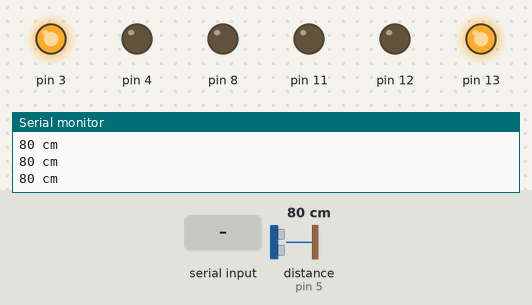
Bench run of a sketch on a simulated Arduino Uno, built with avr-gcc and run on an emulated ATmega328P. Parts: output pins drawn as LEDs (lit = HIGH), the last lines printed to the serial monitor. Wiring (inferred from the names in the program): ultrasonic range finder: trigger pin 2; echo pin 5. The test bench sets the inputs (shaded band); at power-on: distance to the obstacle (sensor on pin 5) 80 cm. The echo pulse lasts 58.3 µs per cm; pins used as bus, display or sensor lines are not drawn.

Above: at 1.2 s.
1.3 s: "jedz" received over the second serial link
At 2.2 s:
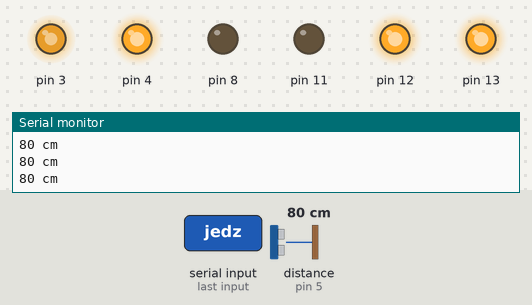
2.8 s: distance to the obstacle (sensor on pin 5) set to 12 cm
5.8 s: distance to the obstacle (sensor on pin 5) set to 9 cm
At 6.5 s:
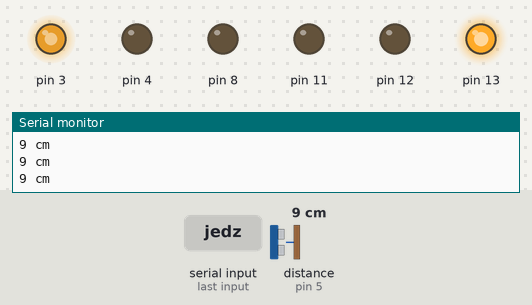
7.3 s: "tyl" received over the second serial link
8.8 s: "prawo" received over the second serial link
10.3 s: "lewo" received over the second serial link
Timing chart, 0 to 12.8 s (numbered marks = the images above; inputs shaded):
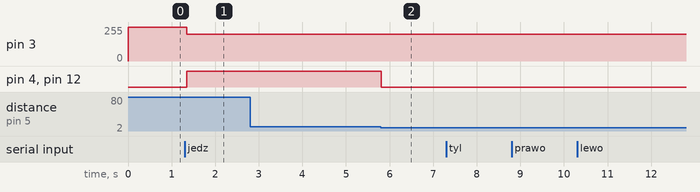

Measured:
- the behaviour switches between 11 and 10 cm on distance to the obstacle (sensor on pin 5) (found by bisection; images 1 and 2)
- after the input at 1.3 s, pin 3: 255/255 → 200/255 after 0.05 s; pin 4, pin 12: LOW → HIGH after 0.05 s
- after the input at 5.8 s, pin 4, pin 12: HIGH → LOW at once

The sketch:

code_arduino.ino
```cpp
#include <SoftwareSerial.h>
SoftwareSerial bluetooth(10, 9);
String state;
#define trig 2
#define echo 5

void setup() {
  bluetooth.begin(9600);
  Serial.begin(9600);
  pinMode(3, OUTPUT);
  digitalWrite(3,HIGH);
  pinMode(13, OUTPUT);
  digitalWrite(13,HIGH);
  pinMode(4, OUTPUT);
  pinMode(8, OUTPUT);
  pinMode(11, OUTPUT);
  pinMode(12, OUTPUT);
  pinMode(trig, OUTPUT); //Pin, do którego podłączymy trig jako wyjście
  pinMode(echo, INPUT); //a echo, jako wejście
}

void loop() {
  while (bluetooth.available()) {
    delay(10);
    char c = bluetooth.read();
    state += c;
  }
long  czas, dist;
 digitalWrite(trig, LOW);
  delayMicroseconds(2);
  digitalWrite(trig, HIGH);
  delayMicroseconds(10);
  digitalWrite(trig, LOW);

  czas = pulseIn(echo, HIGH);
  dist = czas / 58;

  Serial.print(dist);
  Serial.println(" cm");

  if (dist<10) {
      digitalWrite(4, LOW);
        digitalWrite(8, LOW);
      digitalWrite(11, LOW);
      digitalWrite(12, LOW); }

  if (state.length() > 0 ) {
     Serial.println(state);
analogWrite(3, 200);

    //Petla do jazdy do przudu
    if (state == "jedz") {
      analogWrite(3, 200);
      digitalWrite(4, HIGH);
      digitalWrite(8, LOW);
      digitalWrite(11, LOW);
      digitalWrite(12, HIGH);
  }


     if (state == "stop") {
      digitalWrite(4, LOW);
        digitalWrite(8, LOW);
      digitalWrite(11, LOW);
      digitalWrite(12, LOW); }

    //petla do jazdy do tyłu
    if (state == "tyl") {

      digitalWrite(4, LOW);
      digitalWrite(8, HIGH);
      digitalWrite(11,HIGH);
      digitalWrite(12, LOW); }

   if (state == "prawo") {
    digitalWrite(4, HIGH);
      digitalWrite(8, LOW);
      digitalWrite(11, HIGH);
      digitalWrite(12, LOW); }

   if(state == "lewo"){
    digitalWrite(4, LOW);
      digitalWrite(8, HIGH);
      digitalWrite(11, LOW);
      digitalWrite(12, HIGH); }

   state = "";   }
   }
```
